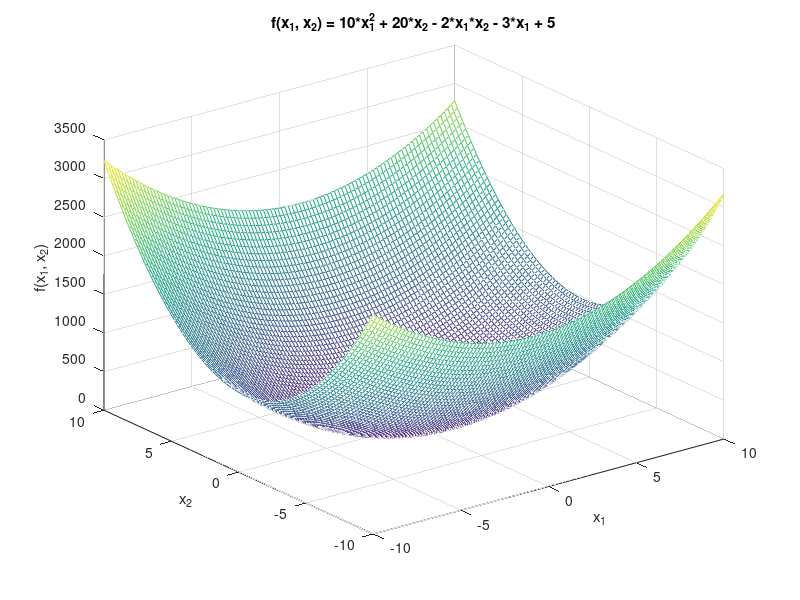
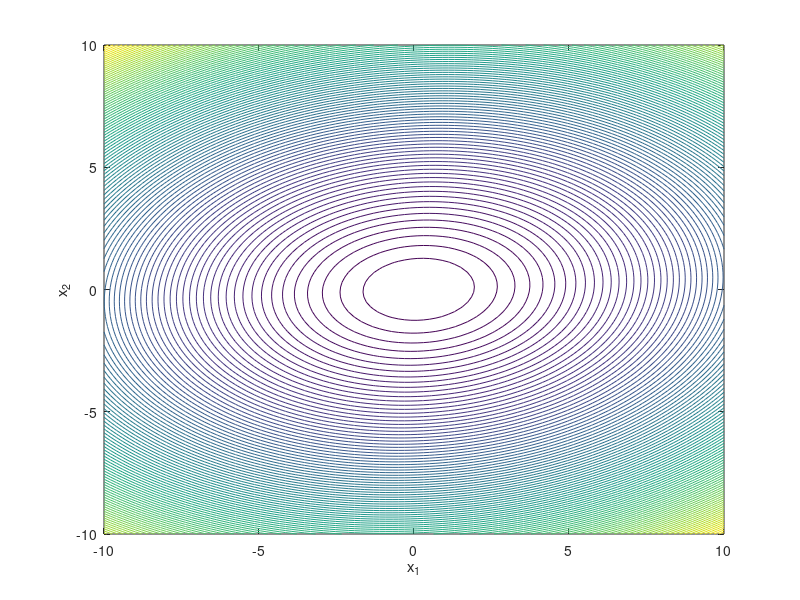

Reproduce these figures in MATLAB, in order. (Note: this script raises an error after producing the figures.)
% Author: Kovács Bálint-Hunor (Informatika III.) 2023
clear all %#ok<CLALL>
close all
clc

f = @(x) 10*x(1).^2 + 20*x(2).^2 - 2*x(1).*x(2) - 3*x(1) + 5;

% plot mesh es contour
F = @(x1, x2) 10*x1.^2 + 20*x2.^2 - 2*x1.*x2 - 3*x1 + 5;
x1 = linspace(-10, 10, 100);
x2 = linspace(-10, 10, 100);

[X, Y] = meshgrid(x1, x2);
Z = F(X, Y);

figure(1);
mesh(X, Y, Z);
xlabel('x_1');
ylabel('x_2');
zlabel('f(x_1, x_2)');
title('f(x_1, x_2) = 10*x_1^2 + 20*x_2 - 2*x_1*x_2 - 3*x_1 + 5');

figure(2);
contour(X, Y, Z, 100);
xlabel('x_1');
ylabel('x_2');


max_iteration = 100;
figure(2);
x = ginput(1)';
hold on;
plot(x(1), x(2), 'r*');

% step size
S = 0.1;
h = 1e-3;

e1 = 1e-6;
e2 = 1e-6; % tolX
e3 = 1e-6; % tolFun

iteration_counter = 0;
minimum_iterations = [x];

while true
    current_gradient = gr(f, h, x(:,1));
    M = -current_gradient;
    S = interpolacio(f, x, current_gradient, S, h);
    x = x + S*M;
    
    % append the new point to minimum_iterations
    minimum_iterations = [minimum_iterations x];
    
    % plot the new point on the contour and on the mesh
    figure(1)
    hold on;
    plot3(x(1), x(2), f(x), 'r*');
    
    figure(2)
    hold on;
    plot(x(1), x(2), 'r*');
    
    if norm(current_gradient) < e1
        break;
    end
    if (norm(x(end, :) - x(end-1, :)) < e2 ) && abs(f(x(end, :)) - f(x(end-1, :))) < e3
        break;
    end
    
    if iteration_counter > max_iteration
        break;
    end
    
    iteration_counter = iteration_counter + 1;
end

% plot the minimum point
figure(1)
hold on;
plot3(x(1), x(2), f(x), 'g*');

figure(2)
hold on;
plot(x(1), x(2), 'g*');

% Plot the minimum iterations as a line
figure(2)
hold on;
plot(minimum_iterations(1, :), minimum_iterations(2, :), 'b-');

figure(1)
hold on;
% Evaluate the function for each point separately
f_values = arrayfun(@(i) f(minimum_iterations(:, i)), 1:size(minimum_iterations, 2));
plot3(minimum_iterations(1, :), minimum_iterations(2, :), f_values, 'b-');

% Print the minimum point
fprintf('Minimum point: x1 = %.4f, x2 = %.4f, f(x1, x2) = %.4f\n', x(1), x(2), f(x));


